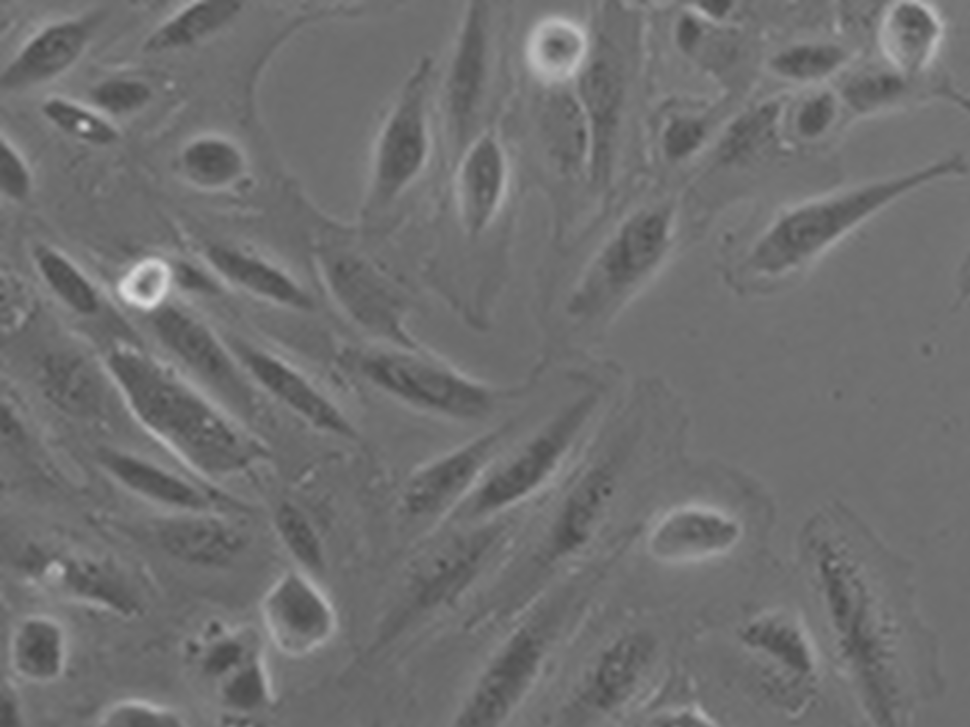
#> input picture Programming/images/1_00001_prepared.png, 970 x 727 px, shrunk from 2560 x 1920 before the run, found by its file name
$ python 'image_processing_v5 copy.py'
#> lines starting #> are read from the running program, lines starting #| are printed output that depends on the picture; after the words box and inside, x2 and y2 are one past the last pixel; in counts of white or black regions, pixels touching at a corner belong together
import cv2
import os
import numpy as np
import matplotlib.pyplot as plt
from sklearn.cluster import DBSCAN

folder_path = 'Programming/images'
image_name = '1_00001_prepared'

image_path = os.path.join(folder_path, image_name) + '.png' # image path

img = cv2.imread(image_path)
#> img is the input picture: shape (727, 970, 3); min 72, max 220, mean 112.5

# Convert to 8-bit grayscale
img = cv2.cvtColor(img, cv2.COLOR_BGR2GRAY)
#> img: shape (727, 970)
img = np.uint8(img)

# Thresholding
_, thresh = cv2.threshold(img, 100, 255, cv2.THRESH_BINARY)
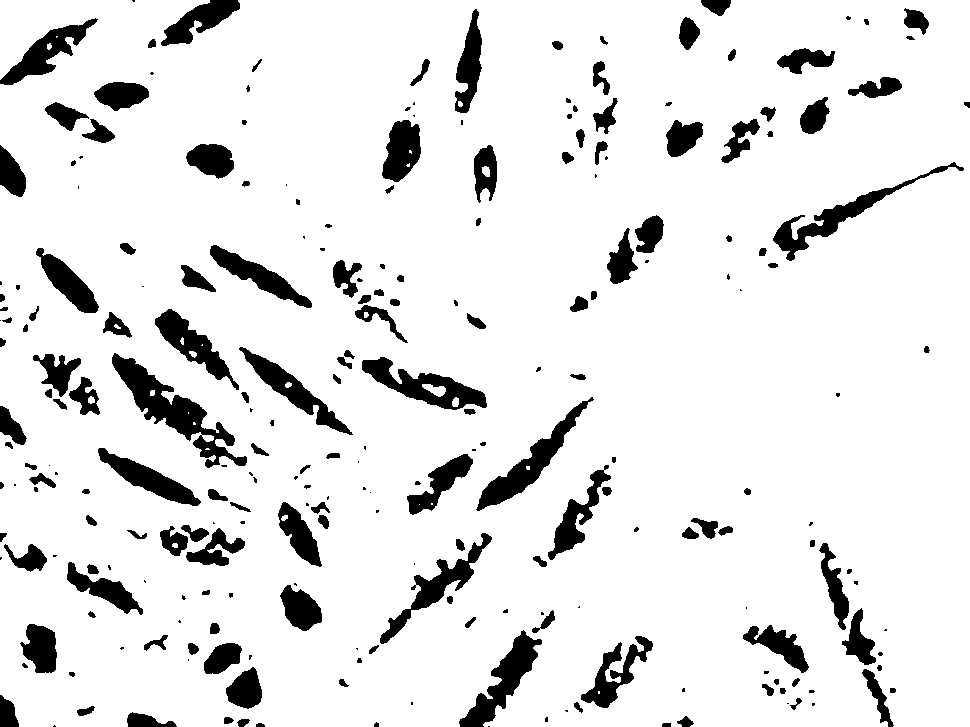
#> thresh: shape (727, 970); 89.4% white; 246 black regions (78 under 20 px), largest, box (x1, y1, x2, y2) and area: (112, 353, 247, 468) 4016, (476, 397, 594, 511) 2650, (362, 357, 487, 410) 2553

# Invert the image
thresh = cv2.bitwise_not(thresh)

# Morphological operations
kernel = np.ones((5, 5), np.uint8)
morphed = cv2.morphologyEx(thresh, cv2.MORPH_CLOSE, kernel)
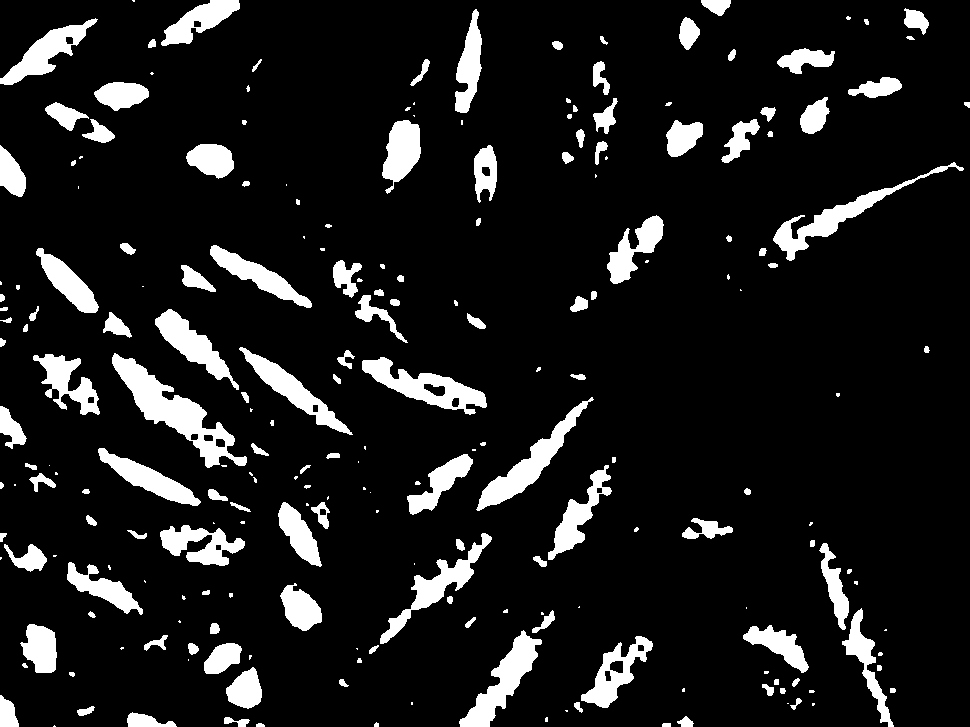
#> morphed: shape (727, 970); 10.9% white; 224 white regions (74 under 20 px)

# Contour detection
contours, _ = cv2.findContours(morphed, cv2.RETR_EXTERNAL, cv2.CHAIN_APPROX_SIMPLE)
#> contours = 224 contours, 101 with area under 20; largest, box (x1, y1, x2, y2) and area: (112, 353, 247, 468) 4180, (362, 357, 487, 415) 2732, (476, 397, 594, 511) 2514, (459, 630, 542, 727) 2467, (773, 162, 964, 261) 2274

# Minimum contour area threshold
min_contour_area = 1000  # Adjust this value based on your requirements

# Filter contours based on area
filtered_contours = [cnt for cnt in contours if cv2.contourArea(cnt) > min_contour_area]
#> filtered_contours = 29 contours; largest, box (x1, y1, x2, y2) and area: (112, 353, 247, 468) 4180, (362, 357, 487, 415) 2732, (476, 397, 594, 511) 2514, (459, 630, 542, 727) 2467, (773, 162, 964, 261) 2274

# Function to check if two contours are close
def are_contours_close(cnt1, cnt2, distance_threshold=200):
    moments1 = cv2.moments(cnt1)
    moments2 = cv2.moments(cnt2)

    cx1, cy1 = int(moments1['m10'] / moments1['m00']), int(moments1['m01'] / moments1['m00'])
    cx2, cy2 = int(moments2['m10'] / moments2['m00']), int(moments2['m01'] / moments2['m00'])

    distance = np.sqrt((cx1 - cx2)**2 + (cy1 - cy2)**2)
    return distance < distance_threshold

# Combine close contours
combined_contours = []

for i in range(len(filtered_contours)):
    merged = False
    for j in range(len(combined_contours)):
        if are_contours_close(filtered_contours[i], combined_contours[j]):
            combined_contours[j] = np.vstack([filtered_contours[i], combined_contours[j]])
            merged = True
            break

    if not merged:
        combined_contours.append(filtered_contours[i])
#> this loop made 29 passes
#> after the loop, combined_contours = 8 contours; box (x1, y1, x2, y2) and area: (380, 397, 653, 727) 33968, (20, 248, 353, 673) 13872, (0, 0, 482, 308) 11380, (362, 357, 487, 415) 2732, (743, 608, 894, 727) 2522, (773, 162, 964, 261) 2274, (607, 215, 664, 284) 1543, (280, 583, 322, 631) 1170

# Draw contours on original image
result = img.copy()
cv2.drawContours(result, combined_contours, -1, (0, 255, 0), 2)
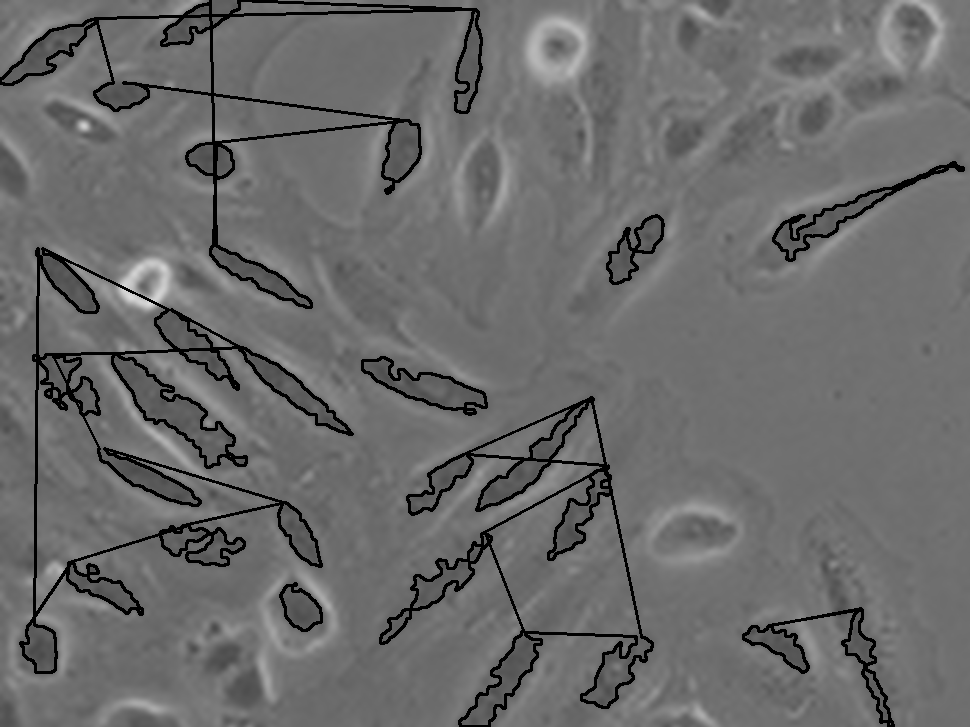
#> result: shape (727, 970); min 0, max 220, mean 107.2

# Display the results
cv2.imshow('Result', result)
cv2.waitKey(0)
cv2.destroyAllWindows()

$ run again, with Programming/images/1_00001_001_1_1.png copied over Programming/images/1_00001_prepared.png
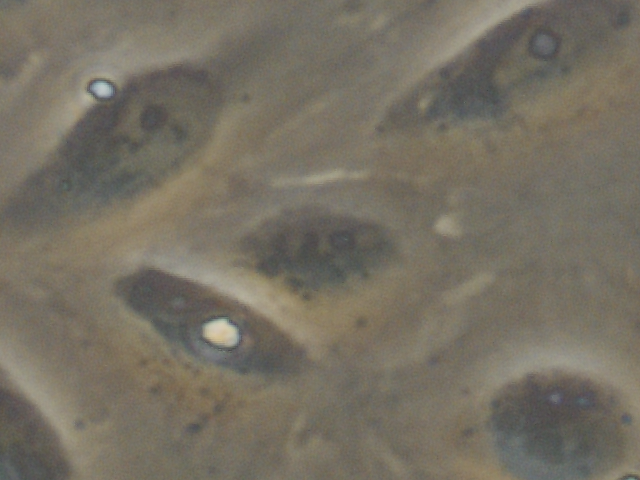
#> input picture Programming/images/1_00001_001_1_1.png, 640 x 480 px, found by its file name
#> img is the input picture: shape (480, 640, 3); mean B, G, R 99.2, 112.2, 118.3
#> img: shape (480, 640)
#> `_, thresh = cv2.threshold(img, 100, 255, cv2.THRESH_BINARY)`:
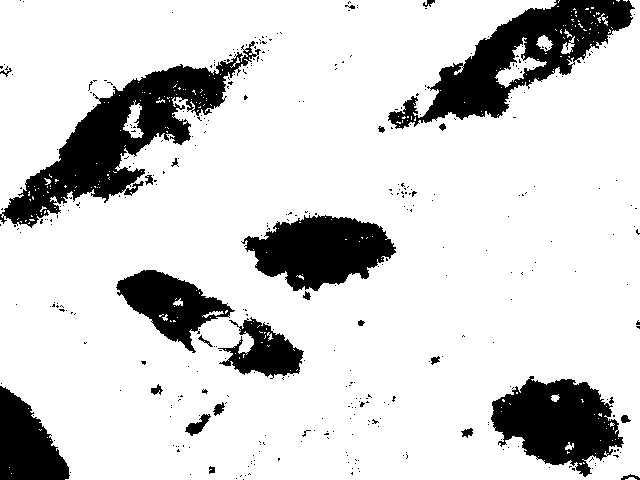
#> thresh: shape (480, 640); 82.7% white; 377 black regions (351 under 20 px), largest, box (x1, y1, x2, y2) and area: (0, 41, 261, 228) 13222, (388, 0, 635, 129) 11056, (491, 376, 624, 477) 8024
#> morphed: shape (480, 640); 18.9% white; 133 white regions (104 under 20 px)
#> contours = 132 contours, 109 with area under 20; largest, box (x1, y1, x2, y2) and area: (0, 36, 267, 230) 15178, (388, 0, 635, 129) 12663, (488, 376, 631, 477) 8526, (241, 211, 396, 300) 7700, (116, 270, 305, 380) 7486
#> filtered_contours = 6 contours; box (x1, y1, x2, y2) and area: (0, 36, 267, 230) 15178, (388, 0, 635, 129) 12663, (488, 376, 631, 477) 8526, (241, 211, 396, 300) 7700, (116, 270, 305, 380) 7486, (0, 383, 71, 480) 4120
#> the loop `for i in range(len(filtered_contours)):` made 6 passes
#> after the loop `for i in range(len(filtered_contours)):`: combined_contours = 5 contours; box (x1, y1, x2, y2) and area: (116, 211, 396, 380) 15480, (0, 36, 267, 230) 15178, (388, 0, 635, 129) 12663, (488, 376, 631, 477) 8526, (0, 383, 71, 480) 4120
#> `cv2.drawContours(result, combined_contours, -1, (0, 255, 0), 2)`:
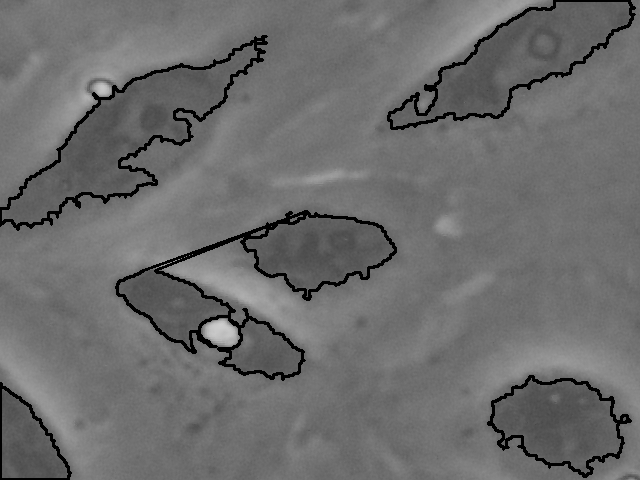
#> result: shape (480, 640); min 0, max 206, mean 108.4
